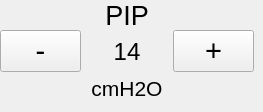
        <widget class="QWidget" name="tab_6">
         <attribute name="title">
          <string>PRESION</string>
         </attribute>
         <widget class="QWidget" name="layoutWidget_3">
          <property name="geometry">
           <rect>
            <x>0</x>
            <y>0</y>
            <width>254</width>
            <height>103</height>
           </rect>
          </property>
          <layout class="QHBoxLayout" name="horizontalLayout">
           <item>
            <widget class="QPushButton" name="pushButton_minPIP">
             <property name="font">
              <font>
               <pointsize>22</pointsize>
               <underline>false</underline>
              </font>
             </property>
             <property name="text">
              <string>-</string>
             </property>
            </widget>
           </item>
           <item>
            <layout class="QVBoxLayout" name="verticalLayout">
             <item>
              <widget class="QLabel" name="label_5">
               <property name="font">
                <font>
                 <pointsize>20</pointsize>
                </font>
               </property>
               <property name="layoutDirection">
                <enum>Qt::LeftToRight</enum>
               </property>
               <property name="text">
                <string>PIP</string>
               </property>
               <property name="alignment">
                <set>Qt::AlignCenter</set>
               </property>
              </widget>
             </item>
             <item>
              <widget class="QLabel" name="label_press_pip">
               <property name="font">
                <font>
                 <pointsize>18</pointsize>
                </font>
               </property>
               <property name="layoutDirection">
                <enum>Qt::LeftToRight</enum>
               </property>
               <property name="text">
                <string>14</string>
               </property>
               <property name="alignment">
                <set>Qt::AlignCenter</set>
               </property>
              </widget>
             </item>
             <item>
              <widget class="QLabel" name="label_8">
               <property name="font">
                <font>
                 <pointsize>16</pointsize>
                </font>
               </property>
               <property name="layoutDirection">
                <enum>Qt::LeftToRight</enum>
               </property>
               <property name="text">
                <string>cmH2O</string>
               </property>
               <property name="alignment">
                <set>Qt::AlignCenter</set>
               </property>
              </widget>
             </item>
            </layout>
           </item>
           <item>
            <widget class="QPushButton" name="pushButton_morePIP">
             <property name="font">
              <font>
               <pointsize>22</pointsize>
               <underline>false</underline>
              </font>
             </property>
             <property name="text">
              <string>+</string>
             </property>
            </widget>
           </item>
          </layout>
         </widget>
        </widget>
